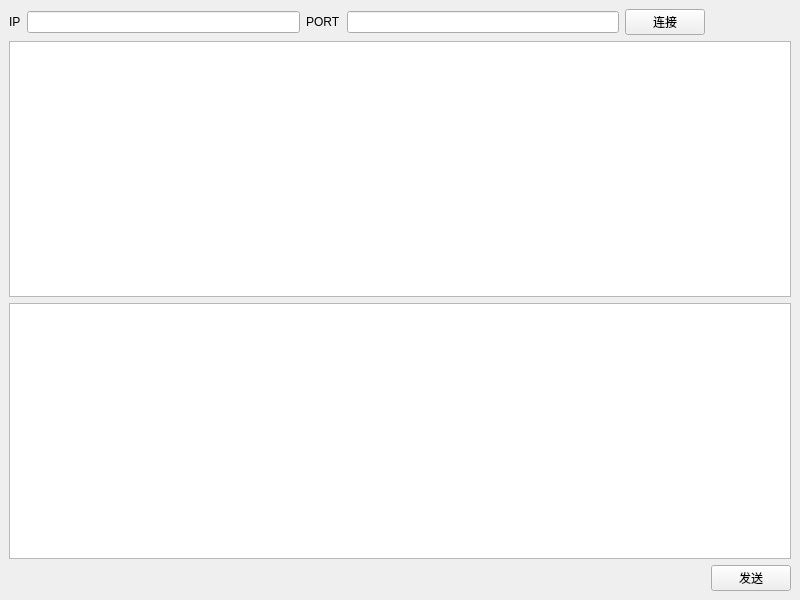
<?xml version="1.0" encoding="UTF-8"?>
<ui version="4.0">
 <class>MainWindow</class>
 <widget class="QMainWindow" name="MainWindow">
  <property name="geometry">
   <rect>
    <x>0</x>
    <y>0</y>
    <width>800</width>
    <height>600</height>
   </rect>
  </property>
  <property name="windowTitle">
   <string>MainWindow</string>
  </property>
  <widget class="QWidget" name="centralwidget">
   <layout class="QGridLayout" name="gridLayout">
    <item row="1" column="0" colspan="2">
     <widget class="QTextBrowser" name="txt_log"/>
    </item>
    <item row="0" column="0">
     <layout class="QHBoxLayout" name="horizontalLayout">
      <item>
       <widget class="QLabel" name="label">
        <property name="text">
         <string>IP</string>
        </property>
       </widget>
      </item>
      <item>
       <widget class="QLineEdit" name="txt_ip"/>
      </item>
      <item>
       <widget class="QLabel" name="label_2">
        <property name="text">
         <string>PORT</string>
        </property>
       </widget>
      </item>
      <item>
       <widget class="QLineEdit" name="txt_port"/>
      </item>
      <item>
       <widget class="QPushButton" name="btn_connect">
        <property name="text">
         <string>连接</string>
        </property>
       </widget>
      </item>
     </layout>
    </item>
    <item row="2" column="0" colspan="2">
     <widget class="QTextEdit" name="txt_input"/>
    </item>
    <item row="3" column="1">
     <widget class="QPushButton" name="btn_send">
      <property name="text">
       <string>发送</string>
      </property>
     </widget>
    </item>
   </layout>
  </widget>
 </widget>
 <resources/>
 <connections/>
</ui>
